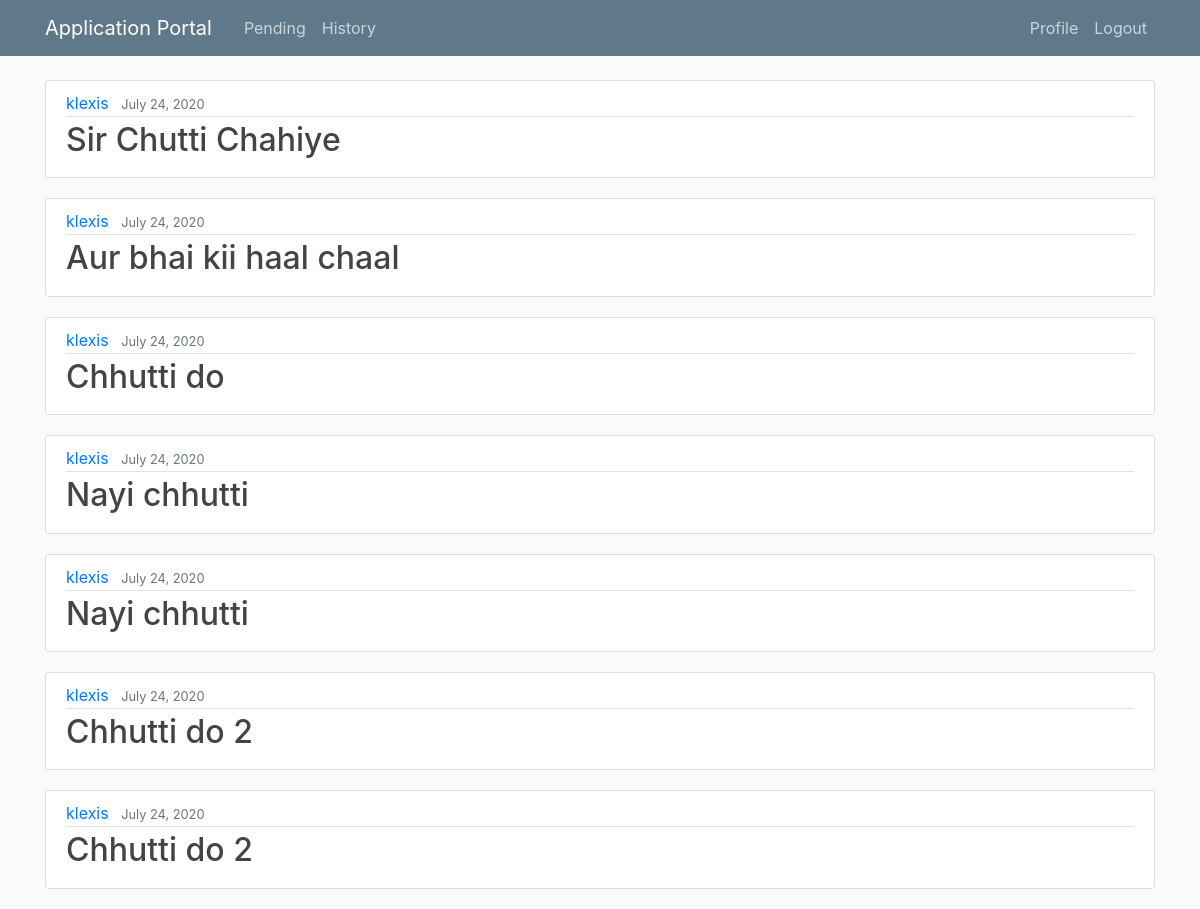
Screenshot of /permission_history/ (signed in) with the database file from the repository.
### blog/models.py (models this page shows, shortened)
class Permission(models.Model):
    parent = models.ForeignKey(Application, on_delete=models.CASCADE)
    receiver = models.ForeignKey(User, on_delete=models.CASCADE)
    phase = models.IntegerField(default=1)
    done = models.BooleanField(default=False)
    status = models.TextField(default='Active')

class Application(models.Model):
    title = models.CharField(max_length=100)
    content = models.TextField()
    status = models.TextField()
    attached_file = models.FileField(default='defaultFile.png', upload_to='attached_files')
    date_applied = models.DateTimeField(default=timezone.now)
    author = models.ForeignKey(User, on_delete=models.CASCADE)
    receiver1 = models.EmailField(max_length=100)
    receiver2 = models.EmailField(max_length=100)
    done = models.BooleanField(default=False)

### blog/views.py (the view)
# urls.py: path('permission_history/', views.PermissionHistoryListView.as_view(), name='permission-history'),
class PermissionHistoryListView(ListView, LoginRequiredMixin):
    model = Permission
    template_name = 'blog/pending.html'
    context_object_name = 'permissions'
    ordering = ['-date_applied']
    @method_decorator(login_required)
    def dispatch(self, *args, **kwargs):
        return super(PermissionHistoryListView, self).dispatch(*args, **kwargs)
    def get_queryset(self):
        return Permission.objects.filter(receiver=self.request.user, done=True)

### blog/templates/blog/pending.html
{% extends 'blog/base.html' %}
{% block content %}
    {% for permission in permissions %}
        <article class="media content-section">
          <div class="media-body">
            <div class="article-metadata">
              <a class="mr-2" href="#">{{ permission.parent.author }}</a>
              <small class="text-muted">{{ permission.parent.date_applied|date:"F d, Y" }}</small>
            </div>
            <h2><a class="article-title" href="{% url 'permission-detail' permission.id %}">{{ permission.parent.title }}</a></h2>
          </div>
        </article>
    {% endfor %}
{% endblock content %}l>

### blog/templates/blog/base.html (shortened to what this page needs)
{% load static %}
<!DOCTYPE html>
<html lang="en">
<html>
<head>
    <link rel="stylesheet" href="https://maxcdn.bootstrapcdn.com/bootstrap/4.0.0/css/bootstrap.min.css">
    <link rel="stylesheet" type = "text/css" href = "{% static 'blog/main.css' %}">
</head>
<body>
    <header class="site-header">
      <nav class="navbar navbar-expand-md navbar-dark bg-steel fixed-top">
        <div class="container">
          <a class="navbar-brand mr-4" href="#">Application Portal</a>
          <div class="collapse navbar-collapse" id="navbarToggle">
            <div class="navbar-nav mr-auto">
                {% if user.is_authenticated %}
                    {% if user.profile.is_staff %}
                        <a class="nav-item nav-link" href="{% url 'pending-list' %}">Pending</a>
                    {% else %}
                         <a class="nav-item nav-link" href="{% url 'active-list' %}">Active</a>
                    {% endif %}
                    {% if user.profile.is_staff %}
                        <a class="nav-item nav-link" href="{% url 'permission-history' %}">History</a>
                    {% else %}
                         <a class="nav-item nav-link" href="{% url 'application-history' %}">History</a>
                    {% endif %}
                {% endif %}
            </div>
            <div class="navbar-nav">
                {% if user.is_authenticated %}
                    <a class="nav-item nav-link" href="{% url 'profile' %}">Profile</a>
                    <a class="nav-item nav-link" href="{% url 'logout' %}">Logout</a>
                {% else %}
                    <a class="nav-item nav-link" href="{% url 'login' %}">Login</a>
                    <a class="nav-item nav-link" href="{% url 'register' %}">Register</a>
                {% endif %}
            </div>
          </div>
        </div>
      </nav>
    </header>
    <main role="main" class="container">
      <div class="row">
        <div class="col-md-12">
            {% block content %}{% endblock %}
        </div>
      </div>
    </main>
  </body>
</body>
</html>

### blog/static/blog/main.css (style rules this page uses)
body { background: #fafafa; color: #333333; margin-top: 5rem; }
h1, h2, h3, h4, h5, h6 { color: #444444; }
.bg-steel { background-color: #5f788a; }
.site-header .navbar-nav .nav-link { color: #cbd5db; }
.content-section { background: #ffffff; padding: 10px 20px; border: 1px solid #dddddd; border-radius: 3px; margin-bottom: 20px; }
.article-title { color: #444444; }
.article-metadata { padding-bottom: 1px; margin-bottom: 4px; border-bottom: 1px solid #e3e3e3 }

### rows the page displays
Permission: parent.author "klexis", parent.date_applied "July 24, 2020", parent "Sir Chutti Chahiye"
Permission: parent.author "klexis", parent.date_applied "July 24, 2020", parent "Aur bhai kii haal chaal"
Permission: parent.author "klexis", parent.date_applied "July 24, 2020", parent "Chhutti do"
Permission: parent.author "klexis", parent.date_applied "July 24, 2020", parent "Nayi chhutti"
Permission: parent.author "klexis", parent.date_applied "July 24, 2020", parent "Nayi chhutti"
Permission: parent.author "klexis", parent.date_applied "July 24, 2020", parent "Chhutti do 2"
Permission: parent.author "klexis", parent.date_applied "July 24, 2020", parent "Chhutti do 2"
